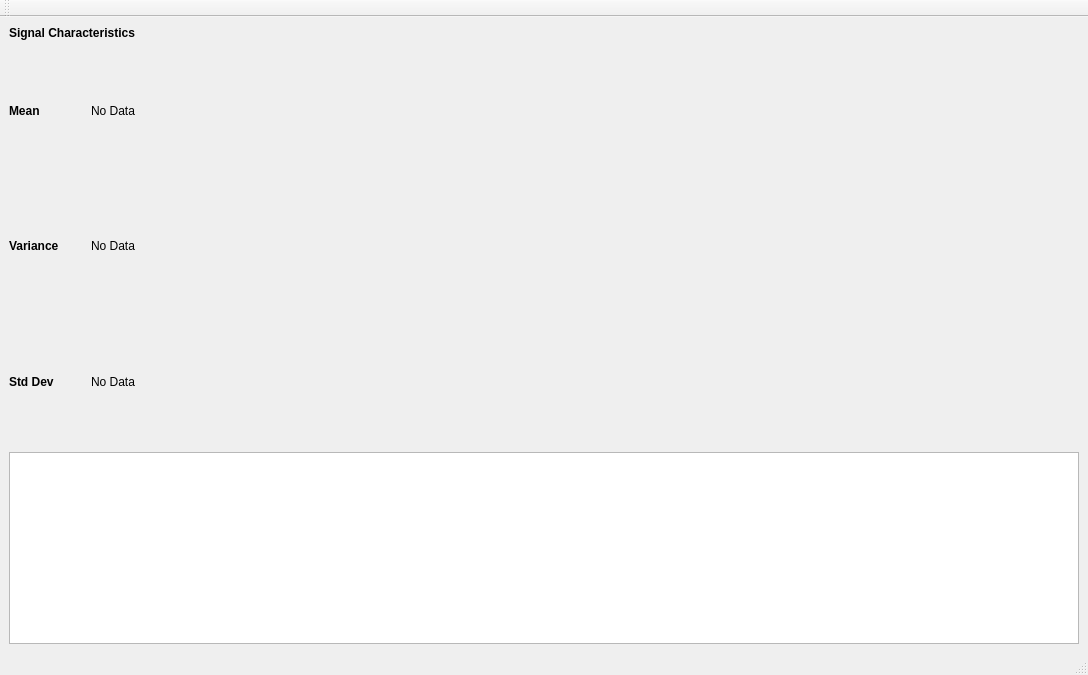
<?xml version="1.0" encoding="UTF-8"?>
<ui version="4.0">
 <class>MainWindow</class>
 <widget class="QMainWindow" name="MainWindow">
  <property name="geometry">
   <rect>
    <x>0</x>
    <y>0</y>
    <width>1088</width>
    <height>675</height>
   </rect>
  </property>
  <property name="windowTitle">
   <string>MainWindow</string>
  </property>
  <widget class="QWidget" name="centralwidget">
   <property name="enabled">
    <bool>true</bool>
   </property>
   <layout class="QVBoxLayout" name="verticalLayout_3">
    <item>
     <layout class="QHBoxLayout" name="horizontalLayout_4">
      <item>
       <layout class="QVBoxLayout" name="verticalLayout_2">
        <property name="sizeConstraint">
         <enum>QLayout::SetMaximumSize</enum>
        </property>
        <item>
         <widget class="QLabel" name="label">
          <property name="sizePolicy">
           <sizepolicy hsizetype="Fixed" vsizetype="Fixed">
            <horstretch>0</horstretch>
            <verstretch>0</verstretch>
           </sizepolicy>
          </property>
          <property name="font">
           <font>
            <weight>75</weight>
            <bold>true</bold>
           </font>
          </property>
          <property name="text">
           <string>Signal Characteristics</string>
          </property>
          <property name="textInteractionFlags">
           <set>Qt::NoTextInteraction</set>
          </property>
         </widget>
        </item>
        <item>
         <layout class="QHBoxLayout" name="horizontalLayout">
          <item>
           <widget class="QLabel" name="label_4">
            <property name="font">
             <font>
              <weight>75</weight>
              <bold>true</bold>
             </font>
            </property>
            <property name="text">
             <string>Mean</string>
            </property>
           </widget>
          </item>
          <item>
           <widget class="QLabel" name="mean_label">
            <property name="sizePolicy">
             <sizepolicy hsizetype="Maximum" vsizetype="Preferred">
              <horstretch>0</horstretch>
              <verstretch>0</verstretch>
             </sizepolicy>
            </property>
            <property name="text">
             <string>No Data</string>
            </property>
           </widget>
          </item>
         </layout>
        </item>
        <item>
         <layout class="QHBoxLayout" name="horizontalLayout_2">
          <item>
           <widget class="QLabel" name="label_2">
            <property name="sizePolicy">
             <sizepolicy hsizetype="Preferred" vsizetype="Preferred">
              <horstretch>0</horstretch>
              <verstretch>0</verstretch>
             </sizepolicy>
            </property>
            <property name="font">
             <font>
              <weight>75</weight>
              <bold>true</bold>
             </font>
            </property>
            <property name="text">
             <string>Variance</string>
            </property>
           </widget>
          </item>
          <item>
           <widget class="QLabel" name="var_label">
            <property name="sizePolicy">
             <sizepolicy hsizetype="Maximum" vsizetype="Preferred">
              <horstretch>0</horstretch>
              <verstretch>0</verstretch>
             </sizepolicy>
            </property>
            <property name="text">
             <string>No Data</string>
            </property>
           </widget>
          </item>
         </layout>
        </item>
        <item>
         <layout class="QHBoxLayout" name="horizontalLayout_3">
          <item>
           <widget class="QLabel" name="label_3">
            <property name="sizePolicy">
             <sizepolicy hsizetype="Preferred" vsizetype="Preferred">
              <horstretch>0</horstretch>
              <verstretch>0</verstretch>
             </sizepolicy>
            </property>
            <property name="font">
             <font>
              <weight>75</weight>
              <bold>true</bold>
             </font>
            </property>
            <property name="text">
             <string>Std Dev</string>
            </property>
           </widget>
          </item>
          <item>
           <widget class="QLabel" name="stddev_label">
            <property name="sizePolicy">
             <sizepolicy hsizetype="Maximum" vsizetype="Preferred">
              <horstretch>0</horstretch>
              <verstretch>0</verstretch>
             </sizepolicy>
            </property>
            <property name="text">
             <string>No Data</string>
            </property>
           </widget>
          </item>
         </layout>
        </item>
       </layout>
      </item>
      <item>
       <layout class="QVBoxLayout" name="verticalLayout">
        <item>
         <widget class="QCustomPlot" name="ecg_plot" native="true">
          <property name="sizePolicy">
           <sizepolicy hsizetype="MinimumExpanding" vsizetype="MinimumExpanding">
            <horstretch>0</horstretch>
            <verstretch>0</verstretch>
           </sizepolicy>
          </property>
         </widget>
        </item>
        <item>
         <widget class="QCustomPlot" name="stress_plot" native="true">
          <property name="sizePolicy">
           <sizepolicy hsizetype="MinimumExpanding" vsizetype="MinimumExpanding">
            <horstretch>0</horstretch>
            <verstretch>0</verstretch>
           </sizepolicy>
          </property>
         </widget>
        </item>
        <item>
         <widget class="QCustomPlot" name="pcg_plot" native="true">
          <property name="sizePolicy">
           <sizepolicy hsizetype="MinimumExpanding" vsizetype="MinimumExpanding">
            <horstretch>0</horstretch>
            <verstretch>0</verstretch>
           </sizepolicy>
          </property>
         </widget>
        </item>
       </layout>
      </item>
     </layout>
    </item>
    <item>
     <widget class="QTextEdit" name="messageAndStatus_edit">
      <property name="sizePolicy">
       <sizepolicy hsizetype="Preferred" vsizetype="Preferred">
        <horstretch>0</horstretch>
        <verstretch>0</verstretch>
       </sizepolicy>
      </property>
      <property name="acceptDrops">
       <bool>false</bool>
      </property>
      <property name="readOnly">
       <bool>true</bool>
      </property>
     </widget>
    </item>
   </layout>
  </widget>
  <widget class="QMenuBar" name="menubar">
   <property name="geometry">
    <rect>
     <x>0</x>
     <y>0</y>
     <width>1088</width>
     <height>20</height>
    </rect>
   </property>
  </widget>
  <widget class="QStatusBar" name="statusbar"/>
  <widget class="QToolBar" name="toolBar">
   <property name="windowTitle">
    <string>toolBar</string>
   </property>
   <attribute name="toolBarArea">
    <enum>TopToolBarArea</enum>
   </attribute>
   <attribute name="toolBarBreak">
    <bool>false</bool>
   </attribute>
  </widget>
 </widget>
 <customwidgets>
  <customwidget>
   <class>QCustomPlot</class>
   <extends>QWidget</extends>
   <header>../../qcustomplot.h</header>
   <container>1</container>
  </customwidget>
 </customwidgets>
 <resources/>
 <connections/>
</ui>
